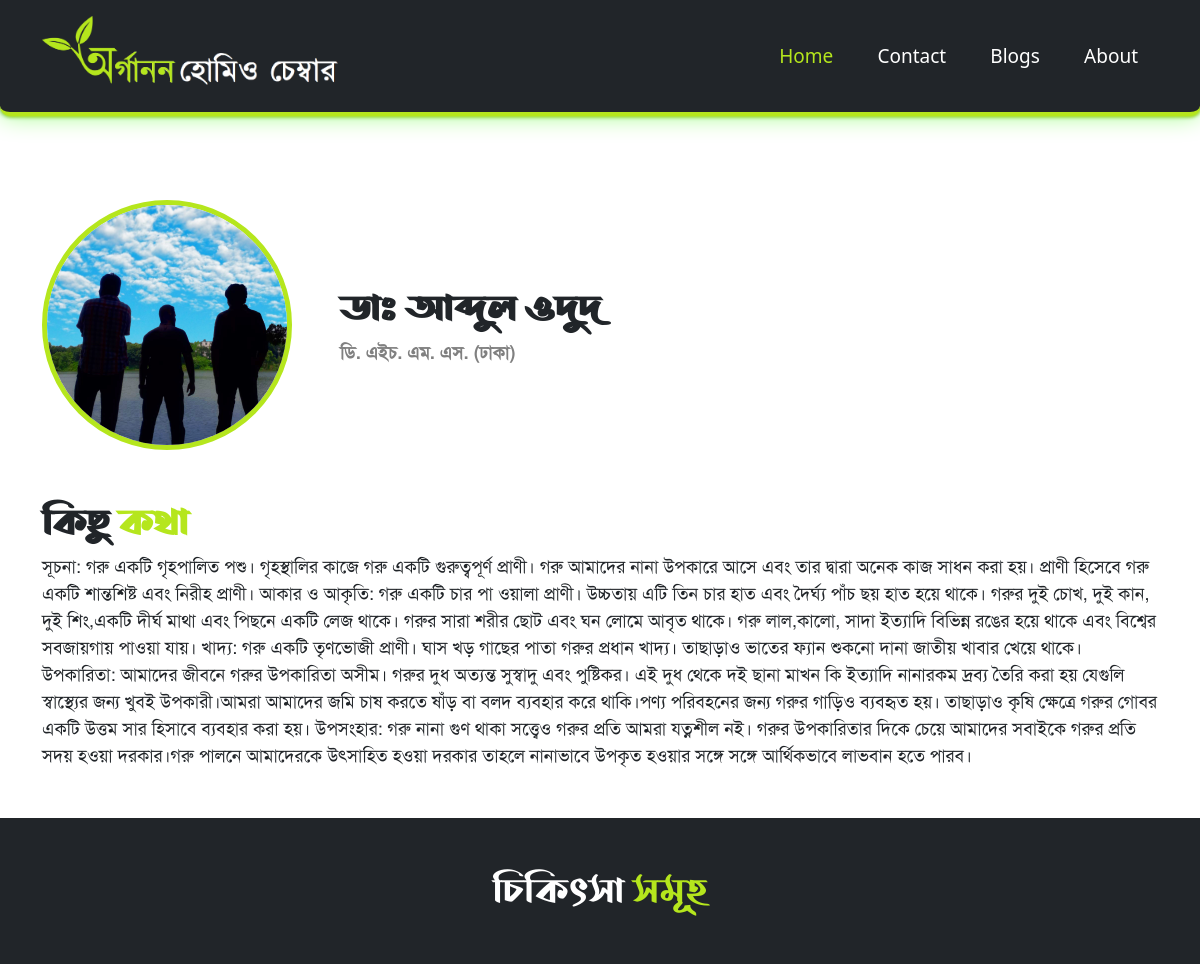
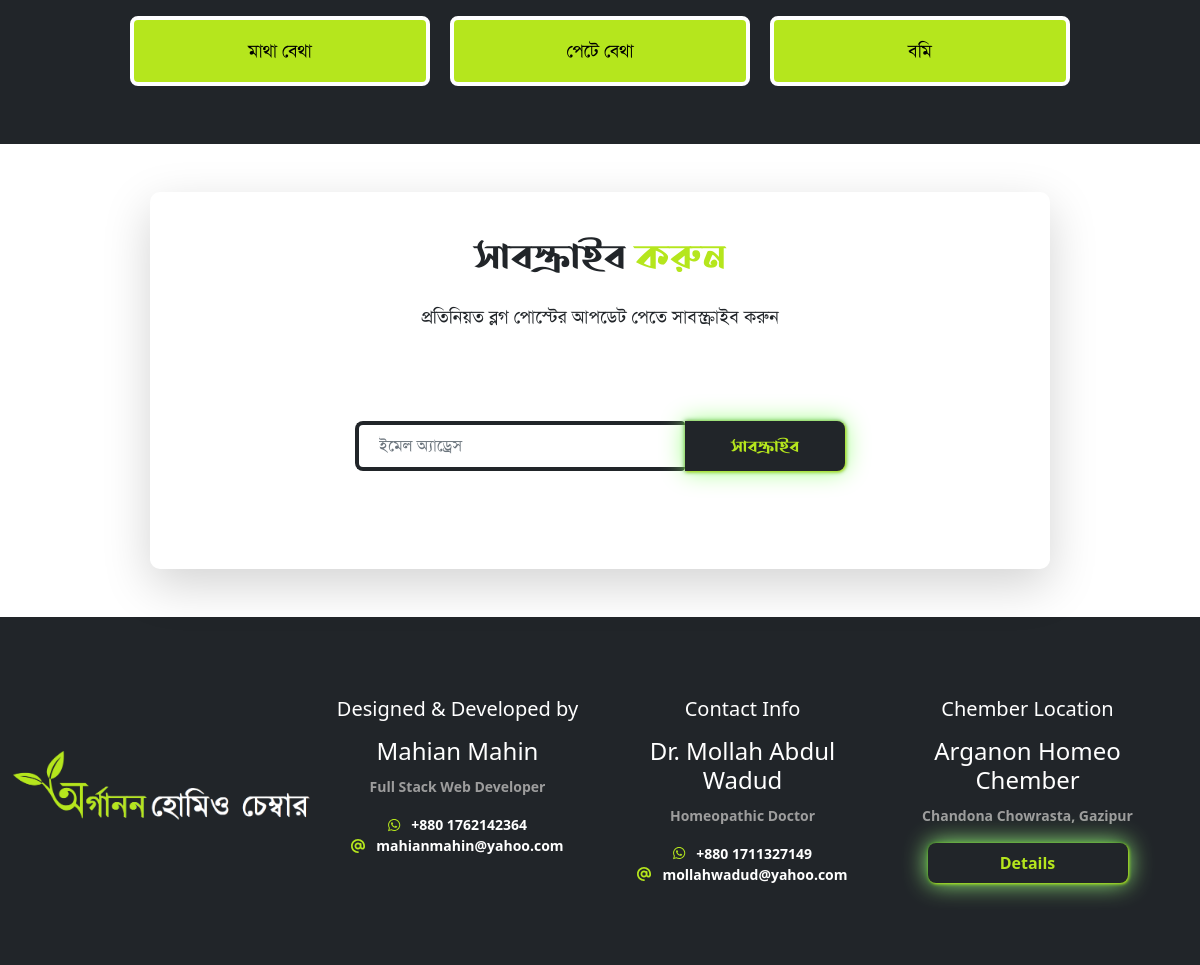
The page / on the database its author committed (2 pictures, top to bottom).
### chember_app/models.py (models this page shows)
class DoctorInfo(models.Model):
    name = models.CharField(max_length=300, verbose_name="Enter name in BANGLA")
    certification = models.CharField(max_length=300, verbose_name="Enter certification in BANGLA")
    profile_picture = models.ImageField(null=True, blank=True, upload_to="DoctorInfo")
    phone_number = models.IntegerField()
    mail_address = models.EmailField(max_length=200)
    chember_location = models.CharField(max_length=500)

class SiteUtilitie(models.Model):
    Home_page_text = RichTextField(verbose_name="Home page text BANGLA")
    google_map_embed_link = models.CharField(max_length=1000)

class Treatment(models.Model):
    treatment_type = models.CharField(max_length=200, verbose_name="Enter a treatment type name")

### chember_app/views.py (the view, shortened to what this page needs)
# urls.py: path('', views.home, name="home"),
def home(request):
    site_utils = SiteUtilitie.objects.all()
    treatments = Treatment.objects.all()
    dict = {'home' : 'active', 'site_utils': site_utils, 'treatment' : treatments }
    return render(request, 'index.html', dict)

### chember_app/context_processors.py (called while the page is built)
def doctor_info(request):
    doctor_info = DoctorInfo.objects.all()
    return {'doctor_info' : doctor_info}

### chember_app/templates/index.html (shortened to what this page needs)
{% extends 'base.html' %}
{% load static %}
{% block content %}
    <section class="first_section">
        <div class="container d-flex flex-column">
        {% for doctor in doctor_info %}
            <div class="intro">
                <div class="avatar">
                    <img src={{ doctor.profile_picture.url }}>
                </div>
                <div class="name d-flex flex-column mx-5 my-3 style_bangla">
                    <h1 style="font-weight: bold;">{{ doctor.name }}</h1>
                    <span class="designation bangla-font">{{ doctor.certification }}</span>
                </div>
            </div>
        {% endfor %}
        </div>
    </section>
    <section class="my-5 mx-3">
        <div class="container text-section">
            <h1 class="style_bangla " style="font-weight: bold;">কিছু <span class="green_span">কথা</span></h1>
            {% for utils in site_utils %}
            <div class="bangla-font">
                {{ utils.Home_page_text | safe }}
            </div>
            {% endfor %}
    </section>
    <section class="my-5 py-5 px-3 treatments">
        <div class="container d-flex flex-column justify-content-center align-items-center">
            <h1 class="text-white style_bangla">চিকিৎসা <span class="green_span">সমূহ</span></h1>
            <div class="d-flex flex-row flex-wrap justify-content-between align-items-center bangla-font mt-5">
            {% for treatment in treatment %}
                <div class="treatment_card d-flex justify-content-center align-items-center">{{ treatment.treatment_type }}</div>
            {% endfor %}
            </div>
        </div>
    </section>
    <section class="my-5 mx-3 subscription">
        <div class="container d-flex justify-content-center align-items-center">
            <div class="subscription_card shadow-lg d-flex flex-column justify-content-center align-items-center">
                <h1 class="text-center style_bangla">সাবস্ক্রাইব <span class="green_span">করুন</span></h1>
                <div class="bangla-font text-center my-3">
                    <p>প্রতিনিয়ত ব্লগ পোস্টের আপডেট পেতে সাবস্ক্রাইব করুন</p>
                </div>
                <div class="subscription_form my-5 bangla-font">
                    <form class="form-group" method="POST">
                        <input type="email" placeholder="ইমেল অ্যাড্রেস" id="input_field" class="form-control" name="email" required>
                        <input class="style_bangla" type="submit" value="সাবস্ক্রাইব" id="subs_btn">
                    </form>
                </div>
            </div>
        </div>
    </section>
{% endblock content %}

### chember_app/templates/base.html (shortened to what this page needs)
{% load static %}
<!DOCTYPE html>
<html lang="en">
<head>
    <link href="https://cdn.jsdelivr.net/npm/bootstrap@5.1.0/dist/css/bootstrap.min.css" rel="stylesheet">
    <link rel="stylesheet" href="{% static 'css/style.css' %}">
    <link rel="stylesheet" href="{% static 'css/media.css' %}">
</head>
<body>
    <div class="container-fluid bg-dark py-3 desktop_nav">
        <nav class="d-flex flex-row justify-content-between align-items-center">
            <div class="logo"><img id="logo_img" src="{% static 'img/logo/logo_full_dark_mode.png' %}"></div>
            <div class="nav_links">
                <a href="{% url 'home' %}" class="{{ home }}">Home</a>
                <a href="{% url 'contact' %}" class="{{ contact }}">Contact</a>
                <a href="{% url 'blogs' %}" class="{{ blogs }}">Blogs</a>
                <a href="{% url 'about' %}" class="{{ about }}">About</a>
            </div>
        </nav>
    </div>
    {% block content %} {% endblock %}
    <section class="py-5 px-3 bg-dark text-white footer">
        <div class="container">
            <div class="row">
                <div class="col-sm-3 my-3 d-flex justify-content-center align-items-center">
                    <img src="{% static 'img/logo/logo_full_dark_mode.png' %}">
                </div>
                <div class="col-sm-3 developer text-center my-3">
                    <h5 class="my-3">Designed & Developed by</h5>
                    <h4>Mahian Mahin</h4>
                    <span>Full Stack Web Developer</span>
                    <div class="dev-contact-info my-3 d-flex flex-column">
                        <span><i class="fab fa-whatsapp" id="whatsapp"></i> &nbsp; +880 1762142364</span>
                        <span><i class="fas fa-at" id="mail"></i> &nbsp; mahianmahin@yahoo.com</span>
                    </div>
                </div>
                <div class="col-sm-3 contact-info text-center my-3">
                    <h5 class="my-3">Contact Info</h5>
                    <h4>Dr. Mollah Abdul Wadud</h4>
                    <span>Homeopathic Doctor</span>
                    <div class="dev-contact-info my-3 d-flex flex-column">
                        {% for doctor in doctor_info %}
                            <span><i class="fab fa-whatsapp" id="whatsapp"></i> &nbsp; +880 {{ doctor.phone_number }}</span>
                            <span><i class="fas fa-at" id="mail"></i> &nbsp; {{ doctor.mail_address }}</span>
                        {% endfor %}
                    </div>
                </div>
                <div class="col-sm-3 contact-info text-center my-3">
                    <h5 class="my-3">Chember Location</h5>
                    <h4>Arganon Homeo Chember</h4>
                    <span>Chandona Chowrasta, Gazipur</span>
                    <div class="dev-contact-info my-3 d-flex flex-column chember-location">
                        <a href="{% url 'contact' %}"><button class="details_btn">Details</button></a>
                    </div>
                </div>
            </div>
        </div>
    </section>
</body>
</html>

### chember_app/templates/base.html (style rules this page uses)
:root { --base_green: #B5E61D; --base_black: #212529; }

### rows shown on the page
DoctorInfo: profile_picture (picture), name "ডাঃ আব্দুল ওদুদ", certification "ডি. এইচ. এম. এস. (ঢাকা)", phone_number "1711327149", mail_address "mollahwadud@yahoo.com"
SiteUtilitie: Home_page_text "সূচনা: গরু একটি গৃহপালিত পশু। গৃহস্থালির কাজে গরু একটি গুরুত্বপূর্ণ প্রাণী। গরু আমাদের নানা উপকারে আসে এবং তার দ্বারা অনেক কাজ সাধন করা হয়। প্রাণী হিসেবে গরু একটি শান্তশিষ্ট এবং নিরীহ প্রাণী। আকার ও আকৃতি: গরু একটি চার পা ওয়ালা প্রাণী। উচ্চতায় এটি তিন চার হাত এবং দৈর্ঘ্য পাঁচ ছয় হাত হয়ে থাকে। গরুর দুই চোখ, দুই কান, দুই শিং,একটি দীর্ঘ মাথা এবং পিছনে একটি লেজ থাকে। গরুর সারা শরীর ছোট এবং ঘন লোমে আবৃত থাকে। গরু লাল,কালো, সাদা ইত্যাদি বিভিন্ন রঙের হয়ে থাকে এবং বিশ্বের সবজায়গায় পাওয়া যায়। খাদ্য: গরু একটি তৃণভোজী প্রাণী। ঘাস খড় গাছের পাতা গরুর প্রধান খাদ্য। তাছাড়াও ভাতের ফ্যান শুকনো দানা জাতীয় খাবার খেয়ে থাকে। উপকারিতা: আমাদের জীবনে গরুর উপকারিতা অসীম। গরুর দুধ অত্যন্ত সুস্বাদু এবং…"
Treatment: treatment_type "মাথা বেথা"
Treatment: treatment_type "পেটে বেথা"
Treatment: treatment_type "বমি"
